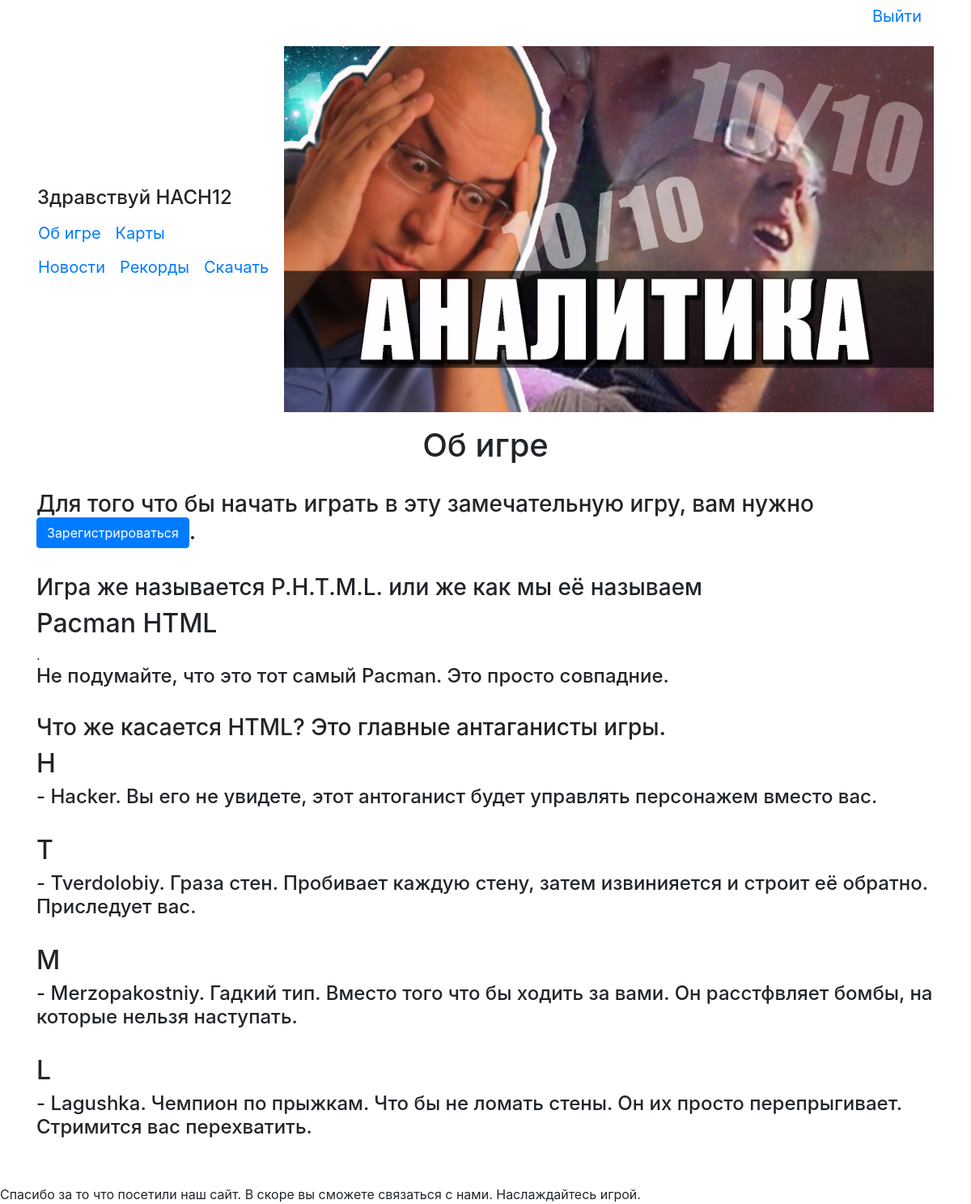
The app's page /information (signed in), older data.
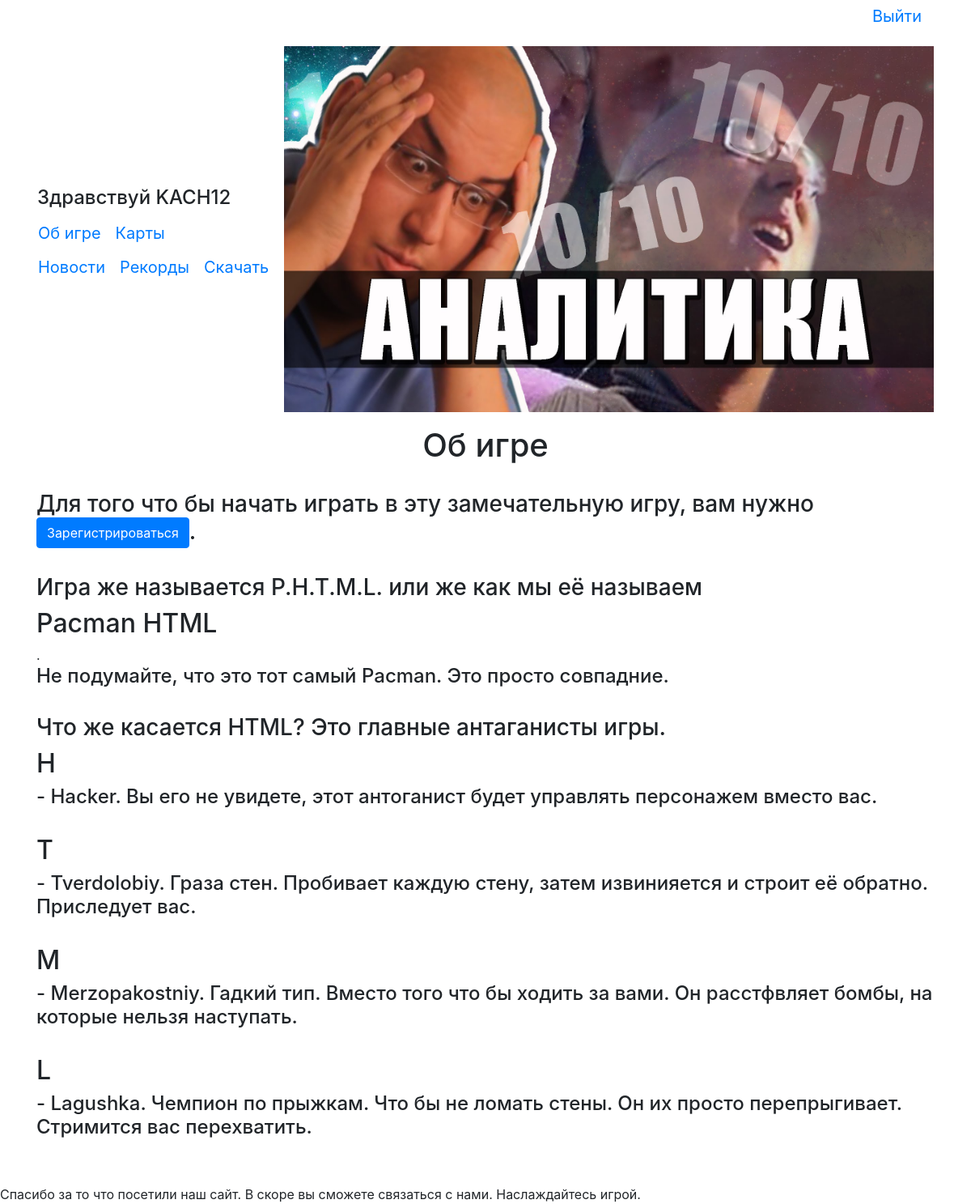
The same page, newer data.
### data/users.py (models this page shows, shortened)
class User(SqlAlchemyBase, UserMixin, SerializerMixin):
    __tablename__ = 'users'
    id = sqlalchemy.Column(sqlalchemy.Integer,
                           primary_key=True, autoincrement=True)
    name = sqlalchemy.Column(sqlalchemy.String(15), unique=True)
    email = sqlalchemy.Column(sqlalchemy.String, unique=True)
    hashed_password = sqlalchemy.Column(sqlalchemy.String)
    create_date = sqlalchemy.Column(sqlalchemy.DateTime, default=datetime.datetime.now)
    records = orm.relation("Records", back_populates='user')
    news = orm.relation("News", back_populates='user')

### main.py (the view)
@app.route('/information')
def information():
    return render_template('information.html')

### data/db_session.py (called while the page is built)
def create_session() -> Session:
    global __factory
    return __factory()

### main.py (called while the page is built)
@login_manager.user_loader
def load_user(user_id):
    session = db_session.create_session()
    return session.query(User).get(user_id)

### templates/information.html
{% extends "base.html" %}
{% block content %}
<center><h1>Об игре</h1></center>
<br>
<h3>Для того что бы начать играть в эту замечательную игру,
    вам нужно <a class="btn btn-primary " href="/register">Зарегистрироваться</a>.</h3>
<br>
<h3>Игра же называется P.H.T.M.L. или же как мы её называем <h2>Pacman HTML</h2>.</h3>
<br>
<h4>
    Не подумайте, что это тот самый Pacman. Это просто совпадние.
</h4>
<br>
<h3>Что же касается HTML? Это главные антаганисты игры.</h3>
<h2>H</h2><h4> - Hacker. Вы его не увидете, этот антоганист будет управлять персонажем вместо вас.</h4><br>
<h2>T</h2><h4> - Tverdolobiy. Граза стен. Пробивает каждую стену,
    затем извинияется и строит её обратно. Приследует вас.</h4><br>
<h2>M</h2><h4> - Merzopakostniy. Гадкий тип. Вместо того что бы ходить за вами.
    Он расстфвляет бомбы, на которые нельзя наступать.</h4><br>
<h2>L</h2><h4> - Lagushka. Чемпион по прыжкам. Что бы не ломать стены.
    Он их просто перепрыгивает. Стримится вас перехватить.</h4><br>
{% endblock %}

### templates/base.html (shortened to what this page needs)
<!doctype html>
<html lang="ru" xmlns="http://www.w3.org/1999/html" xmlns="http://www.w3.org/1999/html">
<head>
    <link rel="stylesheet"
          href="https://stackpath.bootstrapcdn.com/bootstrap/4.4.1/css/bootstrap.min.css"
>
</head>
<body>
<main role="main" class="container">
    <table border=0 width=100%>
        {% if current_user.is_authenticated %}
        <p align="right"><a class="navbar-brand" href="/logout">Выйти</a></p>
        {% endif %}
        <td>
            {% if current_user.is_authenticated %}
            <h4>Здравствуй {{ current_user.name }}</h4>
            {% endif %}
            <div>
                <table border="0">
                    <tr>
                        <td><a class="navbar-brand" href="/information">Об игре</a></td>
                        <td><a class="navbar-brand" href="/maps">Карты</a></td>
                    </tr>
                </table>
            </div>
            {% if current_user.is_authenticated %}
            <div>
                <table border="0">
                    <tr>
                        <td><a class="navbar-brand" href="/">Новости</a></td>
                        <td><a class="navbar-brand" href="/records">Рекорды</a></td>
                        <td><a class="navbar-brand" href="/download">Скачать</a></td>
                    </tr>
                </table>
            </div>
            {% else %}
            <p>
                <a class="btn btn-primary " href="/register">Зарегистрироваться</a>
                <a class="btn btn-success" href="/login">Войти</a>
            </p>
            {% endif %}
        </td>
        <td>
            <p><img src="static/img/fn.jpg" width=100%  alt='Игра для настоящий ценителей!(Если вы не цунитель, то всеровно играйте)'></p>
        </td>
    </table>
    {% block content %}{% endblock %}
</main>
</body>
<footer>
    <br>
    Спасибо за то что посетили наш сайт. В скоре вы сможете связаться с нами. Наслаждайтесь игрой.
</footer>
</html>

Row changes from the older to the newer data that the page shows:
changed User: name "HACH12" → "KACH12"
